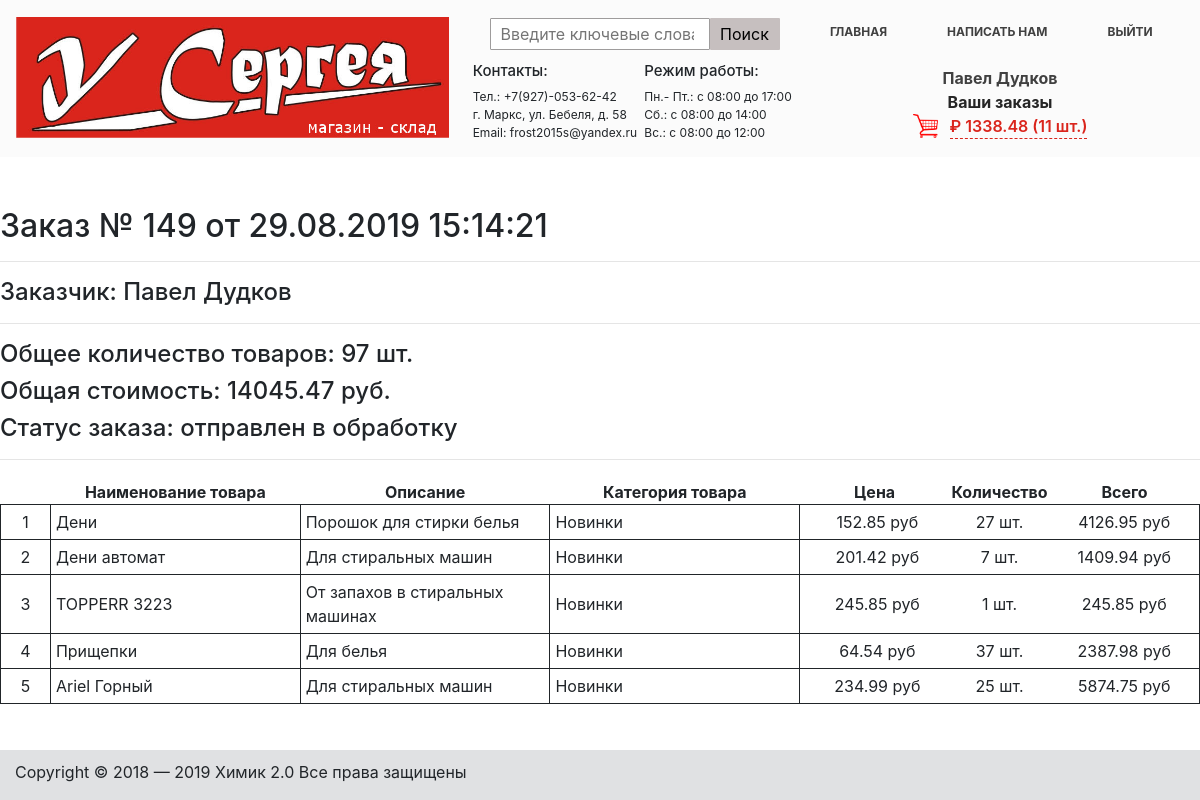
/order/read/149/ (signed in), run on the app's committed database.
### authapp/models.py (models this page shows)
class ShopUser(AbstractUser):
    avatar = models.ImageField(verbose_name='фотография', upload_to='users_avatars', blank='True', default='users_avatars/default.jpg')
    phone = models.CharField(verbose_name='номер телефона', max_length=30)

### basketapp/models.py (models this page shows, shortened)
class Basket(models.Model):
    user = models.ForeignKey(settings.AUTH_USER_MODEL, on_delete=models.CASCADE, related_name='basket')
    product = models.ForeignKey(Product, on_delete=models.CASCADE)
    quantity = models.PositiveIntegerField(verbose_name='количество', default=0)
    add_datetime = models.DateTimeField(verbose_name='время', auto_now_add=True)
    @property
    def product_cost(self):
        return self.product.price * self.quantity
    @property
    def total_quantity(self):
        _items = Basket.objects.filter(user=self.user)
        _totalquantity = sum(list(map(lambda x: x.quantity, _items)))
        return _totalquantity
    @property
    def total_cost(self):
        _items = Basket.objects.filter(user=self.user)
        _totalcost = sum(list(map(lambda x: x.product_cost, _items)))
        return _totalcost

### mainapp/models.py (models this page shows, shortened)
class Product(models.Model):
    category = models.ForeignKey(ProductCategory, on_delete=models.CASCADE)
    name = models.CharField(verbose_name='имя продукта', max_length=128)
    image = models.ImageField(upload_to='products_images', blank=True)
    short_desc = models.CharField(verbose_name='краткое описание продукта', max_length=60, blank=True)
    description = models.TextField(verbose_name='описание продукта', blank=True)
    price = models.DecimalField(verbose_name='цена продукта', max_digits=8, decimal_places=2, default=0)
    quantity = models.PositiveIntegerField(verbose_name='количество на складе', default=0)

class ProductCategory(models.Model):
    name = models.CharField(verbose_name='имя', max_length=64, unique=True)
    description = models.TextField(verbose_name='описание', blank=True)

### ordersapp/models.py (models this page shows, shortened)
class Order(models.Model):
    SENT_TO_PROCEED = 'STP'
    READY = 'RDY'
    CANCEL = 'CNC'
    ORDER_STATUS_CHOICES = (
        (SENT_TO_PROCEED, 'отправлен в обработку'),
        (READY, 'готов к выдаче'),
        (CANCEL, 'отменен'),
    )
    user = models.ForeignKey(settings.AUTH_USER_MODEL,
                             on_delete=models.CASCADE)
    created = models.DateTimeField(verbose_name='создан', auto_now_add=True)
    updated = models.DateTimeField(verbose_name='обновлен', auto_now=True)
    status = models.CharField(verbose_name='статус',
                              max_length=3,
                              choices=ORDER_STATUS_CHOICES,
                              default=SENT_TO_PROCEED)
    is_active = models.BooleanField(verbose_name='активен', default=True)
    class Meta:
        ordering = ('-created',)
        verbose_name = 'заказ'
        verbose_name_plural = 'заказы'
    def get_total_quantity(self):
        items = self.orderitems.select_related()
        return sum(list(map(lambda x: x.quantity, items)))
    def get_total_cost(self):
        items = self.orderitems.select_related()
        return sum(list(map(lambda x: x.quantity * x.product.price, items)))

class OrderItem(models.Model):
    order = models.ForeignKey(Order, related_name="orderitems", on_delete=models.CASCADE)
    product = models.ForeignKey(Product, verbose_name='продукт', on_delete=models.CASCADE)
    quantity = models.PositiveIntegerField(verbose_name='количество', default=0)
    def get_product_cost(self):
        return self.product.price * self.quantity

### ordersapp/views.py (the view)
# urls.py: path('read/<int:pk>/', ordersapp.orderRead, name='order_read'),
@login_required
def orderRead(request, pk):
    title = 'Просмотр заказа'
    basket = Basket.objects.filter(user=request.user)
    order = Order.objects.filter(user=request.user, pk=pk)
    orderItems = OrderItem.objects.filter(order__id=pk)
    userItem = ShopUser.objects.get(pk=request.user.pk)
    lengthDict = len(order)
    try:
        if userItem.pk == order[0].user.pk:
            content = {
                'title': title,
                'order': order,
                'basket': basket,
                'orderItems': orderItems
            }
            return render(request, 'ordersapp/order_detail.html', content)
    except IndexError:
            return redirect('ordersapp:orders_list')

### ordersapp/templates/ordersapp/order_detail.html
{% extends "mainapp/base.html" %}
{% load static %}
{% block menu %}
    <div class="position-index-sign-in">
        {% include 'mainapp/includes/inc_sing_in.html' %}
    </div>
{% endblock %}
{% block content %}
    <div class="order-one-view">
        {% include 'ordersapp/includes/inc_order_detail_pdf.html' %}
    </div>
{% endblock %}

### mainapp/templates/mainapp/includes/inc_sing_in.html
{% load staticfiles %}
{% if user.is_authenticated %}
<a href="{% url 'auth:edit' %}" class="edit-user-profil-login"><abbr title="Редактировать"
                                                                     style="text-decoration: none;">
    {{ user.first_name|default:'Пользователь' }}</abbr>
</a>
<a href="{% url 'ordersapp:orders_list' %}" class="order-style-view">
                       Ваши заказы
                   </a>
{% endif %}
<div class="sign-in-position">
        <img src="{% static 'img/basket-logo1.png' %}" class="basket-logo">
    {% if basket|length > 0 %}
        <a href="{% url 'basket:view' %}" class="mini-basket-position">
                    <span style="color: #da251c; font-weight: 600;">
                         &#8381 {{ basket.0.total_cost }}
                          ({{ basket.0.total_quantity }} шт.)
                    </span><br/></a>
    {% else %}
        <p class="if-basket-empty">Ваша корзина пуста</p>
    {% endif %}
</div>

### ordersapp/templates/ordersapp/includes/inc_order_detail_pdf.html
{% load staticfiles %}
<div>
    <div class="h2">Заказ № {{ order.0.pk }} от {{ order.0.created|date:"d.m.Y H:i:s" }}</div>
    <hr>
    <div class="h4">Заказчик: {{ user.last_name }} {{ user.first_name }}</div>
    <hr>
    <div class="h4">
        Общее количество товаров: <span class="order_total_quantity">{{ order.0.get_total_quantity }}</span> шт.
    </div>
    <div class="h4">
        Общая стоимость: <span class="order_total_cost">{{ order.0.get_total_cost }}</span> руб.
    </div>
    <div class="h4">
        Статус заказа: <span class="order_total_cost">{{ order.0.get_status_display }}</span>
    </div>
    <hr>
    <div class="basket_list">
        <div>
            <table>
                <tr>
                    <td></td>
                    <td class="table-description">Наименование товара</td>
                    <td class="table-description">Описание</td>
                    <td class="table-description">Категория товара</td>
                    <td class="table-description">Цена</td>
                    <td class="table-description">Количество</td>
                    <td class="table-description">Всего</td>
                </tr>
                {% for item in orderItems %}
                <tr>
                    <td style="border: 1px solid; width: 50px; text-align: center;">{{ forloop.counter }}</td>
                    <td class="product-description-order-view">{{ item.product.name }}</td>
                    <td class="product-description-order-view">{{ item.product.short_desc }}</td>
                    <td class="product-description-order-view">{{ item.product.category.name }}</td>
                    <td class="product-description-order-view-price" style="width: 150px; padding-left: 5px"> {{ item.product.price }}&nbspруб
                    </td>
                    <td class="product-description-order-view-price" style="width: 100px;"> {{ item.quantity }} шт.</td>
                    <td class="product-description-order-view-price" style="width: 150px; border-right: 1px solid"> {{ item.get_product_cost }}&nbspруб
                    </td>
                </tr>
                {% endfor %}
            </table>
        </div>
    </div>
</div>

### static/css/style.css (style rules this page uses)
* { margin: 0; padding: 0; }
body { overflow: auto; }
html, body { height: 100%; }
.position-index-sign-in { display: flex; flex-direction: column; width: 400px; align-items: center; height: 100px; justify-content: center; }
.sign-in-position { display: flex; color: #212529; align-items: center; }
.basket-logo { width: 25px; margin-right: 12px; }
.basket_list { display: flex; margin-bottom: 30px; width: 100%; margin-top: 20px; }
.mini-basket-position { text-decoration: none; border-bottom: 1px dashed #da251c; }
.edit-user-profil-login { text-decoration: none; text-align: right; margin-bottom: 0; margin-top: 10px; color: #404040; font-weight: 700; }
.order-style-view { text-decoration: none; color: #252525; font-weight: 700; }
.order-one-view { display: flex; justify-content: center; margin-top: 50px; }
.product-description-order-view { width: 250px; border: 1px solid; padding: 5px 5px 5px 5px; }
.product-description-order-view-price { border-top: 1px solid; border-bottom: 1px solid; text-align: center; }
.table-description { text-align: center; font-weight: 700; }

### data on the page
ShopUser: first_name "Павел Дудков"
Basket: user+product+quantity "1338.48", user+quantity "11"
Order: id "149", created "29.08.2019 15:14:21", id.quantity "97", id.price "14045.47", status "отправлен в обработку"
OrderItem: product.name "Дени", product.short_desc "Порошок для стирки белья", product.category.name "Новинки", product.price "152.85", quantity "27", get_product_cost "4126.95"
OrderItem: product.name "Дени автомат", product.short_desc "Для стиральных машин", product.category.name "Новинки", product.price "201.42", quantity "7", get_product_cost "1409.94"
OrderItem: product.name "TOPPERR 3223", product.short_desc "От запахов в стиральных машинах", product.category.name "Новинки", product.price "245.85", quantity "1", get_product_cost "245.85"
OrderItem: product.name "Прищепки", product.short_desc "Для белья", product.category.name "Новинки", product.price "64.54", quantity "37", get_product_cost "2387.98"
OrderItem: product.name "Ariel Горный", product.short_desc "Для стиральных машин", product.category.name "Новинки", product.price "234.99", quantity "25", get_product_cost "5874.75"
